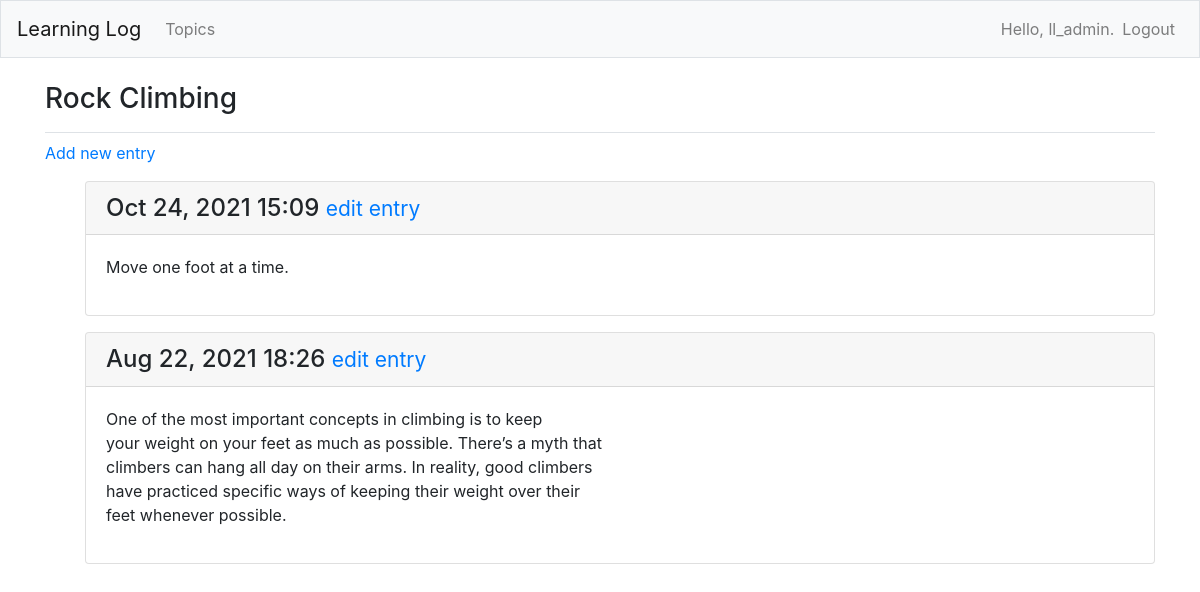
/topic/2/ (signed in), run on the app's committed database.
### learning_logs/models.py (models this page shows, shortened)
class Topic(models.Model):
    text = models.CharField(max_length=200)
    date_added = models.DateTimeField(auto_now_add=True)
    owner = models.ForeignKey(User, on_delete=models.CASCADE)
    def __str__(self):
        return self.text

class Entry(models.Model):
    topic = models.ForeignKey(Topic, on_delete=models.CASCADE)
    text = models.TextField()
    date_added = models.DateTimeField(auto_now_add=True)
    class Meta:
        verbose_name_plural = 'entries'

### learning_logs/views.py (the view)
# urls.py: path('topic/<int:topic_id>/', views.topic, name='topic'),
@login_required
def topic(request, topic_id):
    my_topic = Topic.objects.get(id=topic_id)
    __check_topic_owner(my_topic, request)
    entries = my_topic.entry_set.order_by('-date_added')
    context = {'topic': my_topic, 'entries': entries}
    return render(request, 'learning_logs/topic.html', context)

### learning_logs/views.py (called while the page is built)
def __check_topic_owner(_topic, _request):
    if _topic.owner != _request.user:
        raise Http404

### learning_logs/templates/learning_logs/topic.html
{% extends 'learning_logs/base.html' %}
{% block page_header %}
<h3>{{ topic }}</h3>
{% endblock page_header %}
{% block content %}
<p>
    <a href="{% url 'learning_logs:new_entry' topic.id %}">Add new entry</a>
</p>
<ul>
    {% for entry in entries %}
    <div class="card mb-3">
        <h4 class="card-header">
            {{ entry.date_added|date:'M d, Y H:i' }}
            <small><a href="{% url 'learning_logs:edit_entry' entry.id %}">edit entry</a></small>
        </h4>
        <div class="card-body">
            {{ entry.text|linebreaks }}
        </div>
    </div>
    {% empty %}
    <p>There are no entries for this topic yet.</p>
    {% endfor %}
</ul>
{% endblock content %}

### learning_logs/templates/learning_logs/base.html (shortened to what this page needs)
{% load bootstrap4 %}
<!doctype html>
<html lang="en">
<head>
    {% bootstrap_css %}
</head>
<body>
<nav class="navbar navbar-expand-md navbar-light bg-light mb-4 border">
    <a class="navbar-brand" href="{% url 'learning_logs:index'%}">Learning Log</a>
    <div class="collapse navbar-collapse" id="navbarCollapse">
        <ul class="navbar-nav mr-auto">
            <li class="nav-item">
                <a class="nav-link" href="{% url 'learning_logs:topics'%}">Topics</a>
            </li>
        </ul>
        <ul class="navbar-nav ml-auto">
            {% if user.is_authenticated %}
            <li class="nav-item">
                <span class="navbar-text">Hello, {{ user.username }}.</span>
            </li>
            <li class="nav-item">
                <a class="nav-link" href="{% url 'users:logout' %}">Logout</a>
            </li>
            {% else %}
            <li class="nav-item">
                <a class="nav-link" href="{% url 'users:register' %}">Register</a>
            </li>
            <li class="nav-item">
                <a class="nav-link" href="{% url 'users:login' %}">Login</a></li>
            {% endif %}
        </ul>
    </div>
</nav>
<main role="main" class="container">
    <div class="pb-2 mb-2 border-bottom">
        {% block page_header %}{% endblock page_header %}
    </div>
    <div>
        {% block content %}{% endblock content %}
    </div>
</main>
</body>
</html>

### data on the page
Topic: text "Rock Climbing"
Entry: date_added "Oct 24, 2021 15:09", text "Move one foot at a time."
Entry: date_added "Aug 22, 2021 18:26", text "One of the most important concepts in climbing is to keep your weight on your feet as much as possible. There’s a myth that climbers can hang all day on their arms. In reality, good climbers have practiced specific ways of keeping their weight over their feet whenever possible."

### other printed values
{{ user.username }} "ll_admin"
